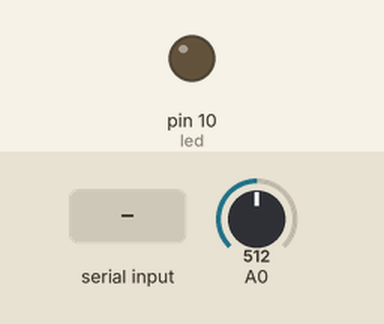
Simulated run of this sketch. Board: Arduino Uno, built with avr-gcc and run on an emulated ATmega328P. Shown: output pins drawn as LEDs (lit = HIGH). The inputs (shaded band) are chosen by the test bench; at power-on: A0 = 512. What the sketch prints to the serial monitor is not drawn.

Above: at 1.2 s.
1.3 s: byte 30 received over Serial
At 2.5 s:
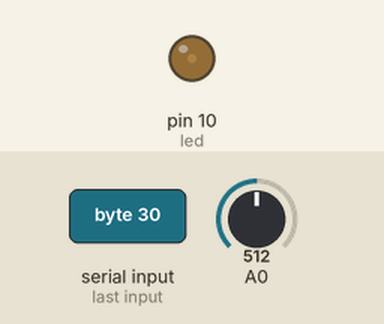
2.8 s: byte 90 received over Serial
At 3.7 s:
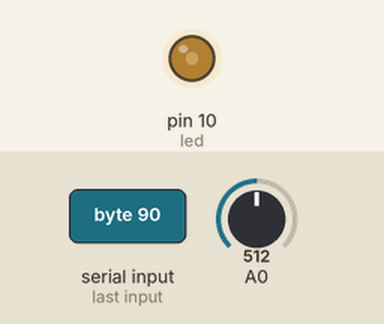
Timing chart, 0 to 5.8 s (numbered marks = the images above; inputs shaded):
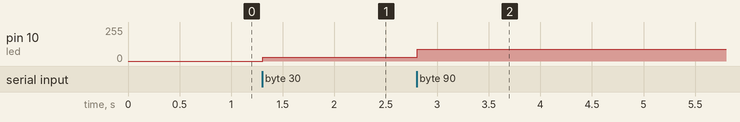

The sketch:

Lab_3.ino
```cpp
int led = 10;
int ldr;


void setup() {
  pinMode(led, OUTPUT);
  Serial.begin(9600);
  }

void loop() {
  ldr = analogRead(A0);
  Serial.println(ldr);

  if(Serial.available() > 0){
      int x = Serial.read();
      analogWrite(led, x);
  }
}
```

Measured:
- after the input at 1.3 s, pin 10 (led): 0/255 → 30/255 at once
- after the input at 2.8 s, pin 10 (led): 30/255 → 90/255 at once
